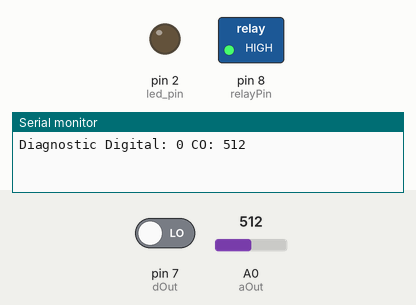
The sketch below on a simulated Arduino Uno, built with avr-gcc and run on an emulated ATmega328P. Shown: switched loads named in the sketch (green lamp = pin HIGH), output pins drawn as LEDs (lit = HIGH), the last lines printed to the serial monitor. Inputs (shaded band) come from the test bench; at power-on: pin 7 (dOut) LOW, A0 (aOut) = 512.

Above: at 0.1 s.
At 30.4 s:
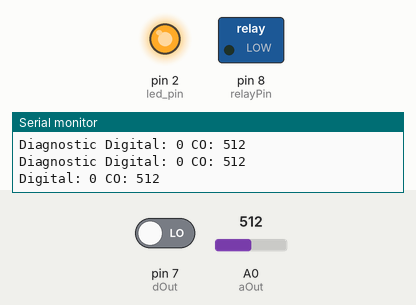
At 35.4 s:
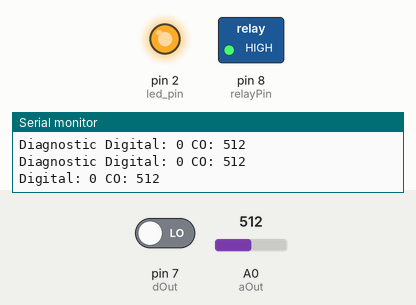
Timing chart, 0 to 36.9 s (numbered marks = the images above):
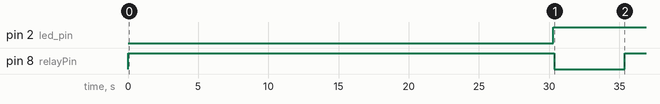

Measured:
- by itself, pin 2 (led_pin): LOW → HIGH at 30.3 s
- by itself, pin 8 (relayPin): HIGH → LOW at 30.4 s, → HIGH 5.0 s later

The sketch:

GuardianGarageOpener.ino
```cpp
//Variable Declaration
int relayPin=8;
int aOut=0;//Analog out for MQ7 sensor
int dOut=7;//Digital out for MQ7 sensor
int value;// Analog Reading Value of sensor
int threshold;//Digital Reading Value of sensor
int BootUpCounter=0;//Counter for Bootup Process
int max=300;//Maxinum number of iterations of Bootup Process
int switch_pin = 4;//Pin for Manual Switch
int led_pin = 2;// Pin for Led

void setup() {
  Serial.begin(115200);//Serial Port set to 115200 Baud
  pinMode(switch_pin, INPUT);//Switch pin behaves as Input value
  digitalWrite(relayPin,1);// Initial value of relay is 1 since relay is set to NO (Normally Open)
  pinMode(relayPin,OUTPUT);//Relay pin behaves as Output Value
  pinMode(led_pin, OUTPUT);// Led pin behaves as Output Value

  //For Loop for boot up procees
  for(BootUpCounter; BootUpCounter <= max; BootUpCounter++){
  threshold=digitalRead(dOut);//Threshold variable is set to digitalread of MQ7
  value=analogRead(aOut);//Value variable is set to analogread of MQ7
  Serial.print("Diagnostic Digital: ");
  Serial.print(threshold);
  Serial.print(" CO: ");
  Serial.println(value);
  delay(100);//Small 100ms Delay until next iteration
  }
}

void loop() {
  digitalWrite(led_pin, HIGH);//Once Boot-up process is completed, led lights up
  digitalWrite(relayPin,1);//Initial value of relay is 1 since relay is set to NO (Normally Open)
  threshold=digitalRead(dOut);//Threshold variable is set to digitalread of MQ7
  value=analogRead(aOut);//Value variable is set to analogread of MQ7
  printFunction();//Print function prints the values on the serial monitor

  //If CO value is greater than 0, relay activates which opens the Garage Door
  if( value >= 100){
    digitalWrite(relayPin,0);
    delay(5000);
    digitalWrite(relayPin,1);
    delay(5000);
    coChecker();//Once Garage is opened, coChecker checks if co value is still high
    }
  //If switch is used to manually open garage, relau activates which opens or closes garage
  if(digitalRead(switch_pin) == HIGH){
    Serial.println("Switch Activated Garage..");
    digitalWrite(relayPin,0);
    delay(5000);
    }
  }

//coChecker function uses Recursion to continiously check Carbon monoxide value
void coChecker(){
  delay(2.5 * 60 * 1000);//The function waits for minimum 2 and half minutes
  threshold=digitalRead(dOut);
  value=analogRead(aOut);
  Serial.print("Function Digital: ");
  Serial.print(threshold);
  Serial.print(" Function CO: ");
  Serial.println(value);
  delay(100);
  //If the carbon monoxide value is less than 100 (Safe), then relay will close garage once again and repeat whole program
  if(value<=100){
    digitalWrite(relayPin,0);
    delay(5000);
    }
    //Else, the function coChecker runs again
    else{
      coChecker();
    }
}

//Print function prints the value of the Carbon monoxide
void printFunction(){
  Serial.print("Digital: ");
  Serial.print(threshold);
  Serial.print(" CO: ");
  Serial.println(value);
  delay(100);
}
```
